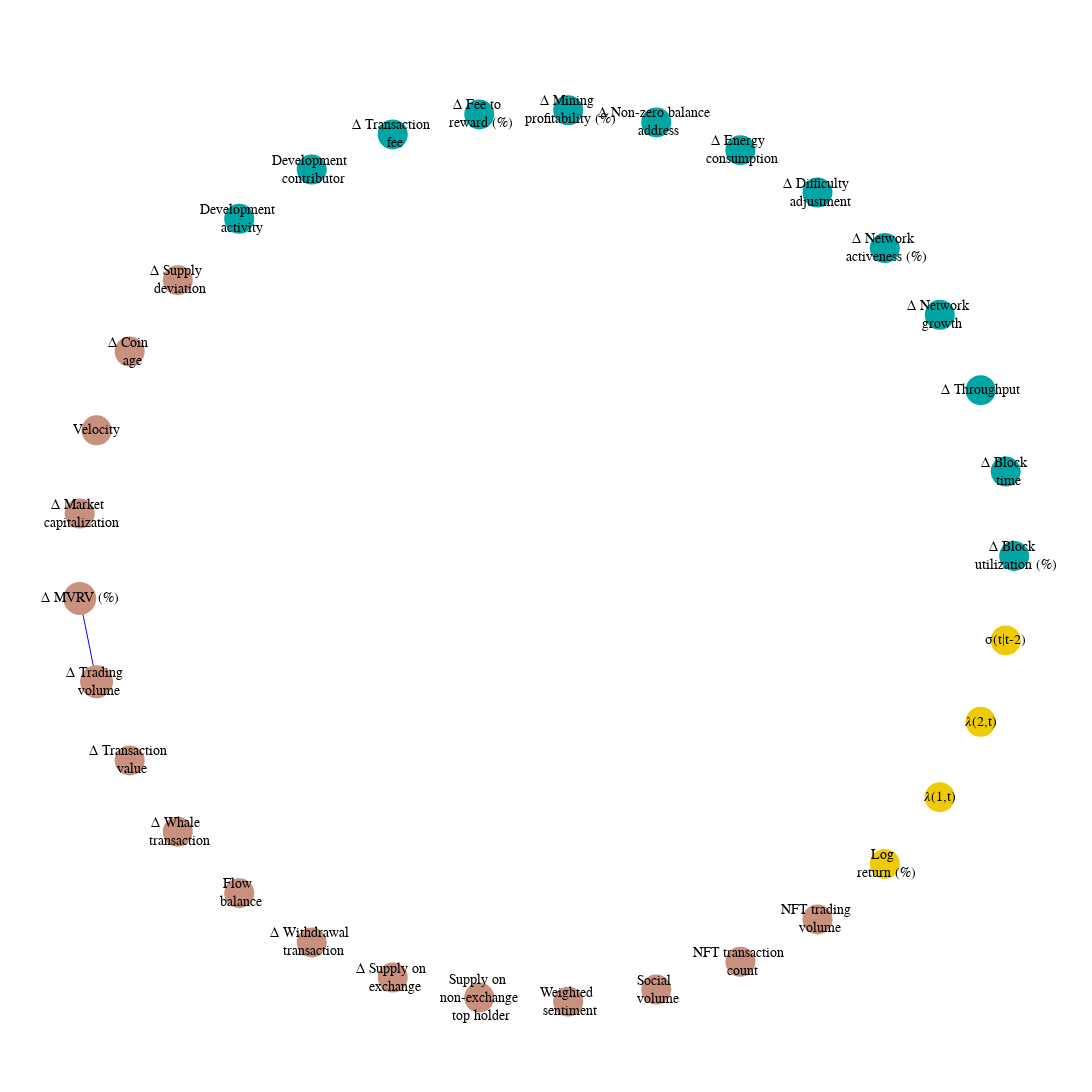

Notebook code for this chart:
### Code cell
import networkx as nx
import nxviz as nv

import plotly.graph_objs as go
import networkx as nx

#create graph G
Ｇ = nx.from_pandas_adjacency(adj_matrix_sig)
# Ｇ = nx.from_pandas_adjacency(all_matrix)
# Ｇ = nx.from_pandas_adjacency(fun_matrix)

# adjust node size according to degree, etc
d = nx.degree(G)
node_sizes = []
for i in d:
    _, value = i
    node_sizes.append(3*value+30)

#get a x,y position for each node  
pos = nx.circular_layout(G)

#add a pos attribute to each node
for node in G.nodes:
    G.nodes[node]['pos'] = list(pos[node])

pos=nx.get_node_attributes(G,'pos')

dmin=1
ncenter=0
for n in pos:
    x,y=pos[n]
    d=(x-0.5)**2+(y-0.5)**2
    if d<dmin:
        ncenter=n
        dmin=d

p=nx.single_source_shortest_path_length(G,ncenter)

#Create Edges
edge_trace = go.Scatter(
    x=[],
    y=[],
    line=dict(width=1,color='blue'),
    hoverinfo='none',
    mode='lines')

for edge in G.edges():
    x0, y0 = G.nodes[edge[0]]['pos']
    x1, y1 = G.nodes[edge[1]]['pos']
    edge_trace['x'] += tuple([x0, x1, None])
    edge_trace['y'] += tuple([y0, y1, None])
    

colors = ['rgba(0, 166, 166, 1)']*13 + ['rgba(202, 144, 126, 1)']*16 + ['rgba(239, 202, 8, 1)']*4
node_trace = go.Scatter(
    x=[],
    y=[],
    text=[],
    mode='markers',
    hoverinfo='text',
    marker=dict(opacity = 1,
        showscale=False,
        color=colors,
        size=node_sizes,
        line=dict(width=0)))

for node in G.nodes():
    x, y = G.nodes[node]['pos']
    node_trace['x'] += tuple([x])
    node_trace['y'] += tuple([y])

#add color to node points
connection_list = []
for node, adjacencies in enumerate(G.adjacency()):
    node_trace['marker']['color']+=tuple([len(adjacencies[1])])
    node_info = 'Name: ' + str(adjacencies[0]) + '<br># of connections: '+str(len(adjacencies[1]))
    connection_list.append(len(adjacencies[1]))
    node_trace['text']+=tuple([node_info])
    
fig = go.Figure(data=[edge_trace, node_trace],
                layout=go.Layout(
                title='',
                titlefont=dict(size=16),
                showlegend=False,
                hovermode='closest',
                width=880,
                height=800,
                margin=dict(b=20,l=5,r=5,t=40),
                annotations=[ dict(
                    text='',
                    showarrow=False,
                    xref="paper", yref="paper",
                    x=0.005, y=-0.002 ) ],
                xaxis=dict(showgrid=False, zeroline=False, showticklabels=False),
                yaxis=dict(showgrid=False, zeroline=False, showticklabels=False)
              )
             )

fig['layout'].update(height=1200, width=1200,
                    title='',
                    showlegend=False,
                    font=dict(family='Times New Roman', size=14))

fig.update_layout({'plot_bgcolor': 'rgba(0,0,0,0)',
                    'paper_bgcolor': 'rgba(0,0,0,0)'},
                    font_color='black')

node_names =  ['\u0394 Block <br> utilization (%)', 
               '\u0394 Block <br> time', 
               '\u0394 Throughput',
                       '\u0394 Network <br> growth', 
                       '\u0394 Network <br> activeness (%)',
                       '\u0394 Difficulty <br> adjustment', 
                       '\u0394 Energy <br> consumption', 
                       '\u0394 Non-zero balance <br> address',
                       '\u0394 Mining <br> profitability (%)',
                       '\u0394 Fee to <br> reward (%)', 
                       '\u0394 Transaction <br> fee',
                       'Development <br> contributor', 
                       'Development <br> activity',
                       '\u0394 Supply <br> deviation', 
                       '\u0394 Coin <br> age', 
                       'Velocity',
                       '\u0394 Market <br> capitalization',
                       '\u0394 MVRV (%)',
                       '\u0394 Trading <br> volume', 
                       '\u0394 Transaction <br> value', 
                       '\u0394 Whale <br> transaction',
                       'Flow <br> balance', 
                       '\u0394 Withdrawal <br> transaction',
                       '\u0394 Supply on <br> exchange', 
                       'Supply on <br> non-exchange <br> top holder',
                       'Weighted <br> sentiment', 
                       'Social <br> volume',
                       'NFT transaction <br> count', 
                       'NFT trading <br> volume',
                       'Log <br> return (%)', 
                       u'\U0001D706(1,t)', 
                       u'\U0001D706(2,t)', 
                       u'\u03C3(t|t-2)'
                       ]

for i, e in enumerate(pos):
    if e[0] is not None:
        fig.add_annotation(x=pos[e][0],
                           y=pos[e][1],
                           text = '{}'.format(node_names[i]),
                           showarrow = False,
                        #    yshift= -20,
                           align='center'
                          )


fig.show()

### Figure 1 — Plotly figure (JSON) as saved in the notebook; plotly's stock layout.template omitted (floating-point values rounded to 4 significant figures)
{"data": [{"hoverinfo": "none", "line": {"color": "blue", "width": 1}, "mode": "lines", "type": "scatter", "x": [-0.9955, -0.9595, null], "y": [-0.09506, -0.2817, null]}, {"hoverinfo": "text", "marker": {"color": ["rgba(0, 166, 166, 1)", "rgba(0, 166, 166, 1)", "rgba(0, 166, 166, 1)", "rgba(0, 166, 166, 1)", "rgba(0, 166, 166, 1)", "rgba(0, 166, 166, 1)", "rgba(0, 166, 166, 1)", "rgba(0, 166, 166, 1)", "rgba(0, 166, 166, 1)", "rgba(0, 166, 166, 1)", "rgba(0, 166, 166, 1)", "rgba(0, 166, 166, 1)", "rgba(0, 166, 166, 1)", "rgba(202, 144, 126, 1)", "rgba(202, 144, 126, 1)", "rgba(202, 144, 126, 1)", "rgba(202, 144, 126, 1)", "rgba(202, 144, 126, 1)", "rgba(202, 144, 126, 1)", "rgba(202, 144, 126, 1)", "rgba(202, 144, 126, 1)", "rgba(202, 144, 126, 1)", "rgba(202, 144, 126, 1)", "rgba(202, 144, 126, 1)", "rgba(202, 144, 126, 1)", "rgba(202, 144, 126, 1)", "rgba(202, 144, 126, 1)", "rgba(202, 144, 126, 1)", "rgba(202, 144, 126, 1)", "rgba(239, 202, 8, 1)", "rgba(239, 202, 8, 1)", "rgba(239, 202, 8, 1)", "rgba(239, 202, 8, 1)", 0, 0, 0, 0, 0, 0, 0, 0, 0, 0, 0, 0, 0, 0, 0, 0, 0, 1, 1, 0, 0, 0, 0, 0, 0, 0, 0, 0, 0, 0, 0, 0, 0], "line": {"width": 0}, "opacity": 1, "showscale": false, "size": [30, 30, 30, 30, 30, 30, 30, 30, 30, 30, 30, 30, 30, 30, 30, 30, 30, 33, 33, 30, 30, 30, 30, 30, 30, 30, 30, 30, 30, 30, 30, 30, 30]}, "mode": "markers", "text": ["Name: Block utilization (%)<br># of connections: 0", "Name: Block time<br># of connections: 0", "Name: Throughput<br># of connections: 0", "Name: Network growth<br># of connections: 0", "Name: Network activeness (%)<br># of connections: 0", "Name: Difficulty adjustment<br># of connections: 0", "Name: Energy consumption<br># of connections: 0", "Name: Non-zero balance address<br># of connections: 0", "Name: Mining profitability (%)<br># of connections: 0", "Name: Fee to reward (%)<br># of connections: 0", "Name: Transaction fee<br># of connections: 0", "Name: Development contributor<br># of connections: 0", "Name: Development activity<br># of connections: 0", "Name: Supply deviation<br># of connections: 0", "Name: Coin age<br># of connections: 0", "Name: Velocity<br># of connections: 0", "Name: Market capitalization<br># of connections: 0", "Name: MVRV (%)<br># of connections: 1", "Name: Trading volume<br># of connections: 1", "Name: Transaction value<br># of connections: 0", "Name: Whale transaction<br># of connections: 0", "Name: Flow balance<br># of connections: 0", "Name: Withdrawal transaction<br># of connections: 0", "Name: Supply on exchange<br># of connections: 0", "Name: Supply on non-exchange top holder<br># of connections: 0", "Name: Weighted sentiment<br># of connections: 0", "Name: Social volume<br># of connections: 0", "Name: NFT transaction count<br># of connections: 0", "Name: NFT trading volume<br># of connections: 0", "Name: Log return (%)<br># of connections: 0", "Name: 𝜆(1,t)<br># of connections: 0", "Name: 𝜆(2,t)<br># of connections: 0", "Name: σ(t|t-2)<br># of connections: 0"], "type": "scatter", "x": [1, 0.9819, 0.9284, 0.8413, 0.7237, 0.5801, 0.4154, 0.2358, 0.04758, -0.1423, -0.3271, -0.5, -0.6549, -0.7861, -0.8888, -0.9595, -0.9955, -0.9955, -0.9595, -0.8888, -0.7861, -0.6549, -0.5, -0.3271, -0.1423, 0.04758, 0.2358, 0.4154, 0.5801, 0.7237, 0.8413, 0.9284, 0.9819], "y": [2.709e-09, 0.1893, 0.3717, 0.5406, 0.6901, 0.8146, 0.9096, 0.9718, 0.9989, 0.9898, 0.945, 0.866, 0.7557, 0.6182, 0.4582, 0.2817, 0.09506, -0.09506, -0.2817, -0.4582, -0.6182, -0.7557, -0.866, -0.945, -0.9898, -0.9989, -0.9718, -0.9096, -0.8146, -0.6901, -0.5406, -0.3717, -0.1893]}], "layout": {"annotations": [{"showarrow": false, "text": "", "x": 0.005, "xref": "paper", "y": -0.002, "yref": "paper"}, {"align": "center", "showarrow": false, "text": "Δ Block <br> utilization (%)", "x": 1, "y": 2.709e-09}, {"align": "center", "showarrow": false, "text": "Δ Block <br> time", "x": 0.9819, "y": 0.1893}, {"align": "center", "showarrow": false, "text": "Δ Throughput", "x": 0.9284, "y": 0.3717}, {"align": "center", "showarrow": false, "text": "Δ Network <br> growth", "x": 0.8413, "y": 0.5406}, {"align": "center", "showarrow": false, "text": "Δ Network <br> activeness (%)", "x": 0.7237, "y": 0.6901}, {"align": "center", "showarrow": false, "text": "Δ Difficulty <br> adjustment", "x": 0.5801, "y": 0.8146}, {"align": "center", "showarrow": false, "text": "Δ Energy <br> consumption", "x": 0.4154, "y": 0.9096}, {"align": "center", "showarrow": false, "text": "Δ Non-zero balance <br> address", "x": 0.2358, "y": 0.9718}, {"align": "center", "showarrow": false, "text": "Δ Mining <br> profitability (%)", "x": 0.04758, "y": 0.9989}, {"align": "center", "showarrow": false, "text": "Δ Fee to <br> reward (%)", "x": -0.1423, "y": 0.9898}, {"align": "center", "showarrow": false, "text": "Δ Transaction <br> fee", "x": -0.3271, "y": 0.945}, {"align": "center", "showarrow": false, "text": "Development <br> contributor", "x": -0.5, "y": 0.866}, {"align": "center", "showarrow": false, "text": "Development <br> activity", "x": -0.6549, "y": 0.7557}, {"align": "center", "showarrow": false, "text": "Δ Supply <br> deviation", "x": -0.7861, "y": 0.6182}, {"align": "center", "showarrow": false, "text": "Δ Coin <br> age", "x": -0.8888, "y": 0.4582}, {"align": "center", "showarrow": false, "text": "Velocity", "x": -0.9595, "y": 0.2817}, {"align": "center", "showarrow": false, "text": "Δ Market <br> capitalization", "x": -0.9955, "y": 0.09506}, {"align": "center", "showarrow": false, "text": "Δ MVRV (%)", "x": -0.9955, "y": -0.09506}, {"align": "center", "showarrow": false, "text": "Δ Trading <br> volume", "x": -0.9595, "y": -0.2817}, {"align": "center", "showarrow": false, "text": "Δ Transaction <br> value", "x": -0.8888, "y": -0.4582}, {"align": "center", "showarrow": false, "text": "Δ Whale <br> transaction", "x": -0.7861, "y": -0.6182}, {"align": "center", "showarrow": false, "text": "Flow <br> balance", "x": -0.6549, "y": -0.7557}, {"align": "center", "showarrow": false, "text": "Δ Withdrawal <br> transaction", "x": -0.5, "y": -0.866}, {"align": "center", "showarrow": false, "text": "Δ Supply on <br> exchange", "x": -0.3271, "y": -0.945}, {"align": "center", "showarrow": false, "text": "Supply on <br> non-exchange <br> top holder", "x": -0.1423, "y": -0.9898}, {"align": "center", "showarrow": false, "text": "Weighted <br> sentiment", "x": 0.04758, "y": -0.9989}, {"align": "center", "showarrow": false, "text": "Social <br> volume", "x": 0.2358, "y": -0.9718}, {"align": "center", "showarrow": false, "text": "NFT transaction <br> count", "x": 0.4154, "y": -0.9096}, {"align": "center", "showarrow": false, "text": "NFT trading <br> volume", "x": 0.5801, "y": -0.8146}, {"align": "center", "showarrow": false, "text": "Log <br> return (%)", "x": 0.7237, "y": -0.6901}, {"align": "center", "showarrow": false, "text": "𝜆(1,t)", "x": 0.8413, "y": -0.5406}, {"align": "center", "showarrow": false, "text": "𝜆(2,t)", "x": 0.9284, "y": -0.3717}, {"align": "center", "showarrow": false, "text": "σ(t|t-2)", "x": 0.9819, "y": -0.1893}], "font": {"color": "black", "family": "Times New Roman", "size": 14}, "height": 1200, "hovermode": "closest", "margin": {"b": 20, "l": 5, "r": 5, "t": 40}, "paper_bgcolor": "rgba(0,0,0,0)", "plot_bgcolor": "rgba(0,0,0,0)", "showlegend": false, "title": {"text": ""}, "width": 1200, "xaxis": {"showgrid": false, "showticklabels": false, "zeroline": false}, "yaxis": {"showgrid": false, "showticklabels": false, "zeroline": false}}}
